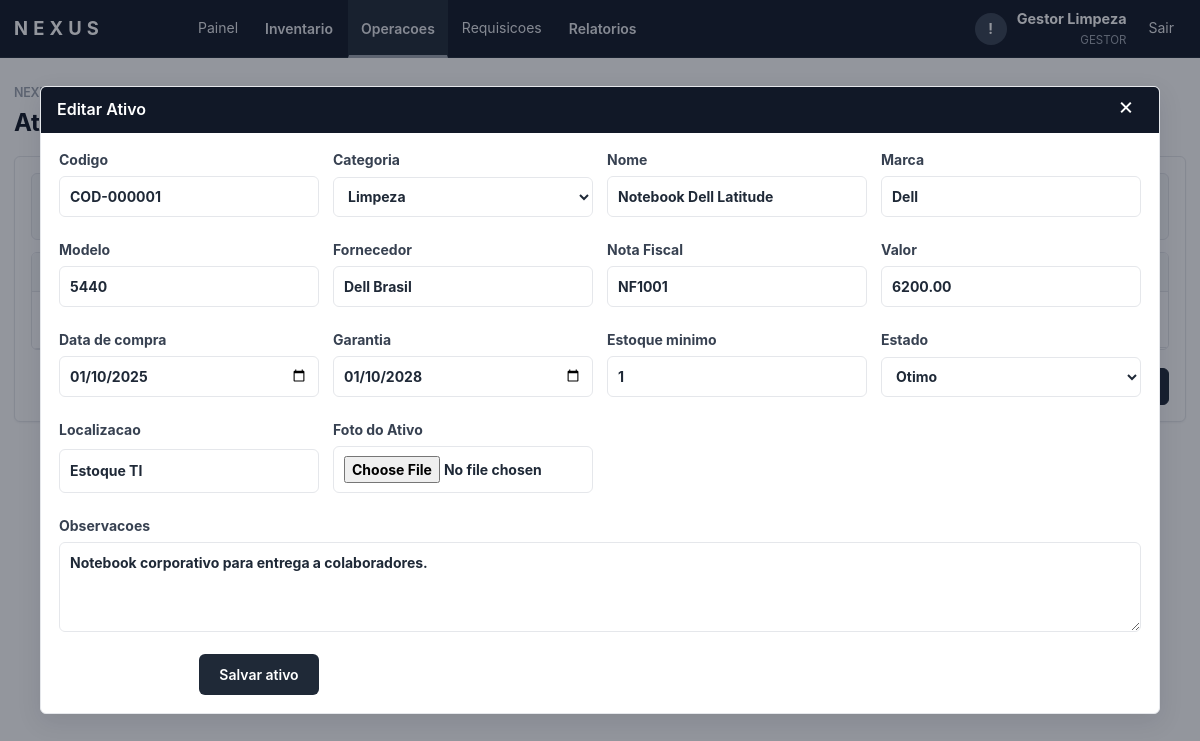
The app's page /index.php?page=ativos&id=1 (signed in) with its own data.
### tables this page shows
CREATE TABLE ativos (
    id               INT AUTO_INCREMENT PRIMARY KEY,
    codigo           VARCHAR(30)  NOT NULL UNIQUE,
    categoria_id     INT NULL,
    nome             VARCHAR(140) NOT NULL,
    marca            VARCHAR(100),
    modelo           VARCHAR(100),
    fornecedor       VARCHAR(140),
    nota_fiscal      VARCHAR(80),
    valor_compra     DECIMAL(12,2) NOT NULL DEFAULT 0,
    data_compra      DATE NULL,
    garantia         DATE NULL,
    quantidade_atual INT          NOT NULL DEFAULT 0,
    estoque_minimo   INT          NOT NULL DEFAULT 1,
    estoque_maximo   INT          NOT NULL DEFAULT 0,
    foto             VARCHAR(255),
    estado           ENUM('Otimo','Bom','Medio','Ruim','Manutencao','Inutilizado') DEFAULT 'Bom',
    localizacao      VARCHAR(140),
    observacoes      TEXT,
    created_at       TIMESTAMP DEFAULT CURRENT_TIMESTAMP,
    updated_at       TIMESTAMP DEFAULT CURRENT_TIMESTAMP ON UPDATE CURRENT_TIMESTAMP,

    INDEX idx_ativos_codigo    (codigo),
    INDEX idx_ativos_nome      (nome),
    INDEX idx_ativos_categoria (categoria_id),
    INDEX idx_ativos_estoque   (quantidade_atual, estoque_minimo),

    CONSTRAINT fk_ativos_categoria
        FOREIGN KEY (categoria_id) REFERENCES categorias(id) ON DELETE SET NULL
);

CREATE TABLE categorias (
    id          INT AUTO_INCREMENT PRIMARY KEY,
    nome        VARCHAR(100) NOT NULL UNIQUE,
    tipo        ENUM('ti','limpeza','escritorio') NOT NULL DEFAULT 'ti',
    descricao   TEXT,
    created_at  TIMESTAMP DEFAULT CURRENT_TIMESTAMP,
    INDEX idx_categorias_nome (nome),
    INDEX idx_categorias_tipo (tipo)
);

### nova_modules.php (called while the page is built, shortened)
<?php
function nova_render_page(string $page,?string $flash): bool {
 return false;
}

### index.php (the view, shortened to what this page needs)
<?php
$config = require __DIR__ . '/config.php';
require_once __DIR__ . '/nova_modules.php';
function db(): PDO
{
    static $pdo = null;
    global $config;
    if (!$pdo) {
        $dsn = "mysql:host={$config['db_host']};dbname={$config['db_name']};charset=utf8mb4";
        $pdo = new PDO($dsn, $config['db_user'], $config['db_pass'], [
            PDO::ATTR_ERRMODE => PDO::ERRMODE_EXCEPTION,
            PDO::ATTR_DEFAULT_FETCH_MODE => PDO::FETCH_ASSOC,
        ]);
    }
    return $pdo;
}
function e(mixed $value): string
{
    return htmlspecialchars((string) $value, ENT_QUOTES, 'UTF-8');
}
function csrf(): string
{
    return $_SESSION['csrf'];
}
function current_user(): ?array
{
    return $_SESSION['user'] ?? null;
}
function current_profile(): ?string
{
    return current_user()['perfil'] ?? null;
}
function is_gestor(): bool
{
    return current_profile() === 'gestor';
}
function categoria_tipos_permitidos(): ?array
{
    if (is_gestor()) {
        return ['limpeza', 'escritorio'];
    }
    return null;
}
function categorias_permitidas_ids(): ?array
{
    $tipos = categoria_tipos_permitidos();
    $placeholders = implode(',', array_fill(0, count($tipos), '?'));
    $stmt = db()->prepare("SELECT id FROM categorias WHERE tipo IN ({$placeholders})");
    $stmt->execute($tipos);
    return array_map('intval', $stmt->fetchAll(PDO::FETCH_COLUMN));
}
function categoria_scope_sql(string $colunaCategoriaId): array
{
    $ids = categorias_permitidas_ids();
    $placeholders = implode(',', array_fill(0, count($ids), '?'));
    return [" AND {$colunaCategoriaId} IN ({$placeholders})", $ids];
}
function next_code(string $table, string $column, string $prefix): string
{
    $num = 1;
    return $prefix . '-' . str_pad((string) $num, 6, '0', STR_PAD_LEFT);
}
function render_topbar(string $area, array $links): void
{
    $user = current_user();
    echo '<header class="topbar">';
    echo '<div class="topbar-inner">';
    echo '<a class="brand" href="index.php?page=' . ($area === 'usuario' ? 'abrir-requisicao' : 'dashboard') . '"><span class="brand-name">NEXUS</span></a>';
    echo '<nav class="topnav">';
    foreach ($links as $href => $label) {
        if (is_array($label)) {
            $active = in_array(($_GET['page'] ?? 'dashboard'), array_keys($label), true) ? ' active-link' : '';
            echo '<div class="nav-dropdown"><button type="button" class="nav-dropdown-toggle' . $active . '">' . e((string) $href) . '</button><div class="nav-dropdown-menu">';
            echo '</div></div>';
            continue;
        }
        $active = (($_GET['page'] ?? 'dashboard') === $href) ? ' active-link' : '';
        echo '<a href="index.php?page=' . e($href) . '" class="' . $active . '">' . e($label) . '</a>';
    }
    echo '</nav>';
    echo '<div class="top-actions">';
    echo '<button type="button" class="notify-btn" aria-label="Notificacoes">!</button>';
    echo '<div class="user-area"><span>' . e($user['nome'] ?? 'Usuario') . '</span><small>' . e($user['perfil'] ?? $area) . '</small></div>';
    echo '<a class="logout-link" href="index.php?page=logout">Sair</a>';
    echo '</div></div></header>';
}
$page = $_GET['page'] ?? 'dashboard';
$flash = $_SESSION['flash'] ?? null;
?>
<!doctype html>
<html lang="pt-BR">
<head>
  <link rel="stylesheet" href="https://cdn.jsdelivr.net/npm/bootstrap@5.3.3/dist/css/bootstrap.min.css">
  <link rel="stylesheet" href="assets/style.css?v=<?= (int) @filemtime(__DIR__ . '/assets/style.css') ?>">
</head>
<body>
<?php if ($page === 'login'): ?>
  <main class="login">
    <form method="post" class="card login-card">
      <h1>NEXUS</h1>
      <p>Login unico para administradores e usuarios</p>
      <?php if ($flash): ?><div class="alert"><?= e($flash) ?></div><?php endif; ?>
      <input type="hidden" name="csrf" value="<?= e(csrf()) ?>">
      <label>E-mail<input name="email" type="email" required autocomplete="email"></label>
      <label>Senha<input name="senha" type="password" required autocomplete="current-password"></label>
      <button>Entrar</button>
    </form>
  </main>
<?php else:
    $menuLinks = [];
    if (current_profile() === 'administrador') {
        $menuLinks = [
            'dashboard' => 'Painel',
            'Inventario' => ['estoque' => 'Estoque', 'purchase-requests' => 'Solicitacoes de compra', 'inventory' => 'Auditoria de inventario'],
            'Operacoes' => ['movimentacoes' => 'Movimentacoes', 'ativos' => 'Ativos', 'qrcode' => 'QR Codes', 'categorias' => 'Categorias'],
            'requisicoes' => 'Requisicoes',
            'hiring' => 'Contratacoes',
            'Relatorios' => ['inventory-reports' => 'Relatorios de compra', 'movimentacoes' => 'Relatorio de itens em uso', 'importar' => 'Importar CSV', 'exportar' => 'Exportar CSV'],
        ];
    } elseif (current_profile() === 'gestor') {
        $menuLinks = [
            'dashboard' => 'Painel',
            'Inventario' => ['estoque' => 'Estoque'],
            'Operacoes' => ['movimentacoes' => 'Movimentacoes', 'ativos' => 'Ativos', 'qrcode' => 'QR Codes', 'categorias' => 'Categorias'],
            'requisicoes' => 'Requisicoes',
            'Relatorios' => ['movimentacoes' => 'Relatorio de itens em uso', 'importar' => 'Importar CSV', 'exportar' => 'Exportar CSV'],
        ];
    } elseif (current_profile() === 'diretoria') {
        $menuLinks = [
            'dashboard' => 'Painel',
            'requisicoes' => 'Requisicoes',
        ];
    } elseif (current_profile() === 'coordenacao_ti') {
        $menuLinks = ['dashboard' => 'Painel', 'requisicoes-ti' => 'Requisicoes TI', 'it-dashboard' => 'Aprovacoes TI'];
    } elseif (current_profile() === 'financeiro') {
        $menuLinks = ['dashboard' => 'Painel', 'finance-dashboard' => 'Compras'];
    } elseif (current_profile() === 'rh') {
        $menuLinks = ['rh-dashboard' => 'Equipamentos', 'hiring' => 'Contratacoes'];
    }
    ?>
  <?php render_topbar('administrador', $menuLinks); ?>
  <main class="workspace">
    <?php if (nova_render_page($page, $flash)): ?>
    <?php elseif ($page === 'ativos'):
        $defaultCategoriaId = is_gestor() ? (categorias_permitidas_ids()[0] ?? null) : null;
        $ativo = ['codigo' => next_code('ativos', 'codigo', 'MCX'), 'estado' => 'Bom', 'estoque_minimo' => 1, 'categoria_id' => $defaultCategoriaId];
        if (!empty($_GET['id'])) {
            $stmt = db()->prepare('SELECT * FROM ativos WHERE id = ?');
            $stmt->execute([(int) $_GET['id']]);
            $ativo = $stmt->fetch() ?: $ativo;
        }
        [$catScopeSql, $catScopeParams] = categoria_scope_sql('id');
        $categoriasStmt = db()->prepare("SELECT * FROM categorias WHERE 1=1{$catScopeSql} ORDER BY nome");
        $categoriasStmt->execute($catScopeParams);
        $categorias = $categoriasStmt->fetchAll();
        [$scopeSql, $scopeParams] = categoria_scope_sql('a.categoria_id');
        $rowsStmt = db()->prepare("SELECT a.*, c.nome categoria FROM ativos a LEFT JOIN categorias c ON c.id = a.categoria_id WHERE 1=1{$scopeSql} ORDER BY a.codigo");
        $rowsStmt->execute($scopeParams);
        $rows = $rowsStmt->fetchAll();
    ?>
      <h1>Ativos</h1>
      <section class="card">
        <div class="toolbar">
          <button type="button" data-open-modal="ativo-modal">Novo Ativo</button>
        </div>
        <div class="table-wrap"><table id="ativos-table" class="data-table"><thead><tr><th>Codigo</th><th>Nome</th><th>Categoria</th><th>Estoque</th><th>Estado</th><th>Localizacao</th><th></th></tr></thead><tbody>
          <?php foreach ($rows as $r): ?>
          <tr>
            <td><?= e($r['codigo']) ?></td><td><?= e($r['nome']) ?></td><td><?= e($r['categoria']) ?></td><td><?= e($r['quantidade_atual']) ?></td><td><?= e($r['estado']) ?></td><td><?= e($r['localizacao']) ?></td>
            <td class="actions">
              <a class="mini" href="index.php?page=ativos&id=<?= e($r['id']) ?>">Editar</a>
              <a class="mini danger" href="index.php?page=excluir-ativo&id=<?= e($r['id']) ?>" onclick="return confirm('Excluir ativo?')">Excluir</a>
              <button type="button" class="mini" data-open-modal="historico-<?= e($r['id']) ?>">Historico</button>
              <button type="button" class="mini" data-open-modal="qr-<?= e($r['id']) ?>">QR Code</button>
            </td>
          </tr>
          <?php endforeach; ?>
        </tbody></table></div>
      </section>
      <div class="modal <?= !empty($_GET['id']) ? 'is-open' : '' ?>" id="ativo-modal" aria-hidden="<?= !empty($_GET['id']) ? 'false' : 'true' ?>">
        <div class="modal-panel wide-modal">
          <a class="modal-close" href="index.php?page=ativos">&times;</a>
          <h2><?= !empty($ativo['id']) ? 'Editar Ativo' : 'Novo Ativo' ?></h2>
          <form class="asset-form" method="post" action="index.php?page=salvar-ativo" enctype="multipart/form-data">
            <label>Codigo<input name="codigo" value="<?= e($ativo['codigo'] ?? '') ?>" required></label>
            <label>Categoria<select name="categoria_id"><?php if (!is_gestor()): ?><option value="">Sem categoria</option><?php endif; ?><?php foreach ($categorias as $c): ?><option value="<?= e($c['id']) ?>" <?= (($ativo['categoria_id'] ?? '') == $c['id']) ? 'selected' : '' ?>><?= e($c['nome']) ?></option><?php endforeach; ?></select></label>
            <label>Nome<input name="nome" value="<?= e($ativo['nome'] ?? '') ?>" required></label>
            <label>Marca<input name="marca" value="<?= e($ativo['marca'] ?? '') ?>"></label>
            <label>Modelo<input name="modelo" value="<?= e($ativo['modelo'] ?? '') ?>"></label>
            <label>Fornecedor<input name="fornecedor" value="<?= e($ativo['fornecedor'] ?? '') ?>"></label>
            <label>Nota Fiscal<input name="nota_fiscal" value="<?= e($ativo['nota_fiscal'] ?? '') ?>"></label>
            <label>Valor<input type="number" step="0.01" name="valor_compra" value="<?= e($ativo['valor_compra'] ?? '') ?>"></label>
            <label>Data de compra<input type="date" name="data_compra" value="<?= e($ativo['data_compra'] ?? '') ?>"></label>
            <label>Garantia<input type="date" name="garantia" value="<?= e($ativo['garantia'] ?? '') ?>"></label>
            <label>Estoque minimo<input type="number" name="estoque_minimo" value="<?= e($ativo['estoque_minimo'] ?? 1) ?>"></label>
            <label>Estado<select name="estado"><?php foreach (['Otimo','Bom','Medio','Ruim','Manutencao','Inutilizado'] as $estado): ?><option <?= (($ativo['estado'] ?? '') === $estado) ? 'selected' : '' ?>><?= e($estado) ?></option><?php endforeach; ?></select></label>
            <label>Localizacao<input name="localizacao" value="<?= e($ativo['localizacao'] ?? '') ?>"></label>
            <label>Foto do Ativo<input type="file" name="foto" accept="image/png,image/jpeg,image/webp"></label>
            <label class="wide">Observacoes<textarea name="observacoes"><?= e($ativo['observacoes'] ?? '') ?></textarea></label>
            <button>Salvar ativo</button>
          </form>
        </div>
      </div>
    <?php endif; ?>
  </main>
<?php endif; ?>
</body>
</html>

### records on screen
ativos: codigo "COD-000001", categoria_id "Limpeza", nome "Notebook Dell Latitude", marca "Dell", modelo "5440", fornecedor "Dell Brasil", nota_fiscal "NF1001", valor_compra "6200.00", data_compra "01/10/2025", garantia "01/10/2028", estoque_minimo "1", localizacao "Estoque TI", observacoes "Notebook corporativo para entrega a colaboradores."

### other values on screen
$label "Painel"
$href "Inventario"
$href "Operacoes"
$label "Requisicoes"
$href "Relatorios"
$user['nome'] "Gestor Limpeza"
$user['perfil'] "GESTOR"
form field estado "Otimo"
